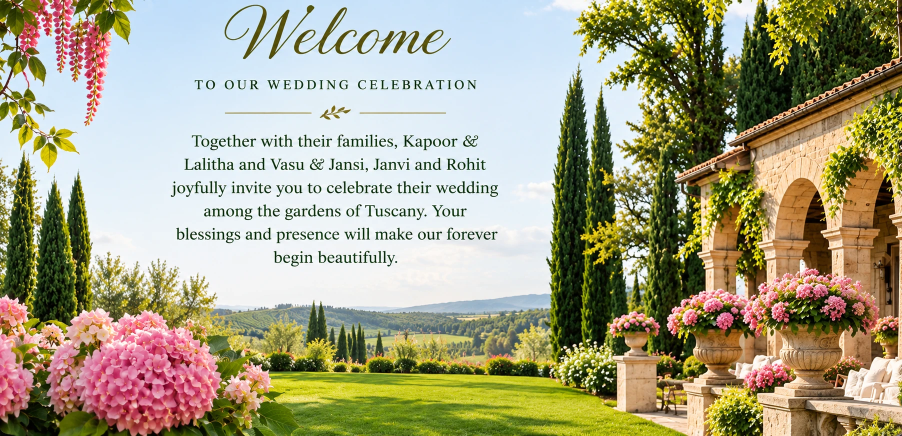
#> input picture assets-src/botanical/ref-welcome.webp, 1804 x 872 px (shown at 1/2 size)
$ python build_fields.py
#> lines starting #> are read from the running program, lines starting #| are printed output that depends on the picture; after the words box and inside, x2 and y2 are one past the last pixel; in counts of white or black regions, pixels touching at a corner belong together
"""Builds the photographed landscape bands from assets-src/botanical/ref-welcome.webp:

    python3 tools/build_fields.py

  fields-hills    S03 Couple: rolling vineyard hills, distant mountains and the lawn, under the
                  two portraits (replaces the drawn ridges)
  fields-meadow   S05 Save the Date: the open valley and a wide sunlit lawn under the sky
                  (no cypresses)

The sky is keyed out so each band's own skyline sits on the section's sky or paper. The photo's
landscape is only ~600 px wide, so each band is continued sideways with sharp mirrored copies of
itself: never stretched or blurred.
"""
import os

import cv2
import numpy as np
from PIL import Image, ImageFilter

ROOT = os.path.dirname(os.path.dirname(os.path.abspath(__file__)))
SRC = os.path.join(ROOT, "assets-src", "botanical", "ref-welcome.webp")
OUT = os.path.join(ROOT, "public", "assets", "img")


def sky_alpha(img):
    """0 for the bright blue-white sky connected to the top edge, 1 for the land."""
    r, g, b = [img[..., i].astype(int) for i in range(3)]
    v = img.max(-1).astype(int)
    sky = ((v > 222) & (b >= r + 4)) | ((v > 236) & (b >= r - 2))
    sky = cv2.morphologyEx(sky.astype(np.uint8), cv2.MORPH_OPEN, np.ones((3, 3), np.uint8))
    n, lab = cv2.connectedComponents(sky)
    top = np.unique(lab[0][lab[0] > 0])
    sky = np.isin(lab, top)
    land = (~sky).astype(np.float32)
    # a one-pixel feather keeps the skyline crisp without stair-steps
    return cv2.GaussianBlur(land, (3, 3), 0.6)


def mirrored(img, alpha, copies=3):
    """[mirror | original | mirror ...]: the band continues sideways with no visible seam."""
    tiles, atiles = [], []
    for k in range(copies):
        flip = (k - copies // 2) % 2 != 0
        tiles.append(img[:, ::-1] if flip else img)
        atiles.append(alpha[:, ::-1] if flip else alpha)
    return np.concatenate(tiles, 1), np.concatenate(atiles, 1)


def save(name, rgb, alpha, quality=86):
    im = Image.fromarray(rgb)
    im = im.filter(ImageFilter.UnsharpMask(radius=1.2, percent=40, threshold=2))
    im.putalpha(Image.fromarray((alpha * 255).astype(np.uint8)))
    base = os.path.join(OUT, name)
    im.save(base + ".webp", quality=quality, method=6)
    im.save(base + ".avif", quality=max(quality - 30, 40))
    sizes = [os.path.getsize(base + e) // 1024 for e in (".webp", ".avif")]
    print(f"{name}: {im.width}x{im.height}  webp {sizes[0]} KB, avif {sizes[1]} KB")
    # AVIF is only worth shipping when it is the smaller file
    if sizes[1] >= sizes[0]:
        os.remove(base + ".avif")
        print(f"  (dropped {name}.avif: larger than the WebP)")


def clear_corner(img):
    """The Welcome photo's foreground hydrangea pokes into the lawn's left corner: the lawn and
    hedge beside it (same rows, 150 px to the right) take its place."""
    out = img.copy()
    m = np.zeros(img.shape[:2], np.uint8)
    cv2.fillPoly(m, [np.array([(466, 686), (548, 686), (566, 738), (614, 778), (622, 872), (466, 872)], np.int32)], 1)
    m = cv2.GaussianBlur(m.astype(np.float32), (0, 0), 2.5)[..., None]
    shifted = np.roll(img, -150, axis=1)
    return (out * (1 - m) + shifted * m).astype(np.uint8)


def main():
    img = clear_corner(np.array(Image.open(SRC).convert("RGB")))
#> in clear_corner, out is the input picture: shape (872, 1804, 3); mean R, G, B 165.7, 161.2, 132.3
#> in clear_corner, `cv2.fillPoly(m, [np.array([(466, 686), (548, 686), (566, 738), (614, 7..`:
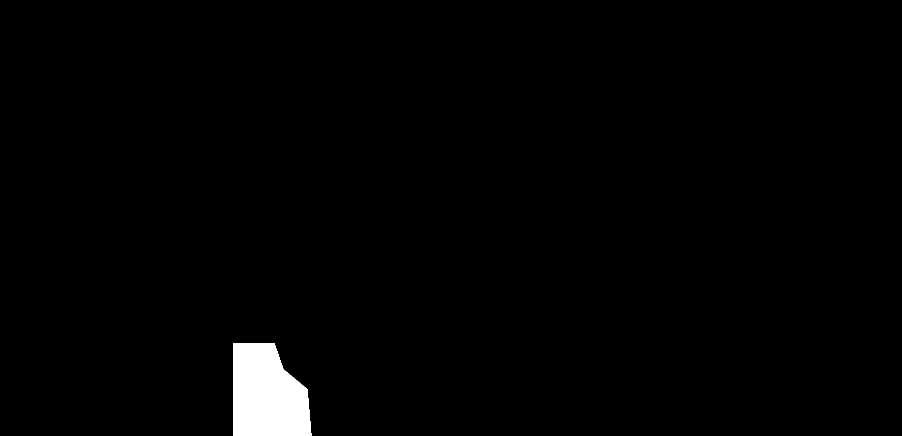
#> m: shape (872, 1804) (shown at 1/2 size); values 0 (black) and 1 (white), 1.5% white; 1 white region, box (x1, y1, x2, y2) and area: (466, 686, 623, 872) 24140
#> in clear_corner, `shifted = np.roll(img, -150, axis=1)`:
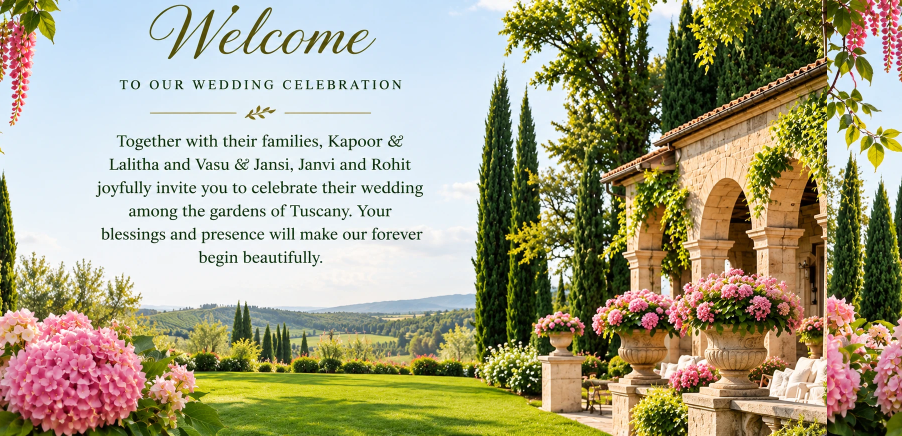
#> shifted: shape (872, 1804, 3) (shown at 1/2 size); mean of channels 0, 1, 2 165.7, 161.2, 132.3; drawn as R, G, B
    a = sky_alpha(img)
#> in sky_alpha, `r, g, b = [img[..., i].astype(int) for i in range(3)]`:
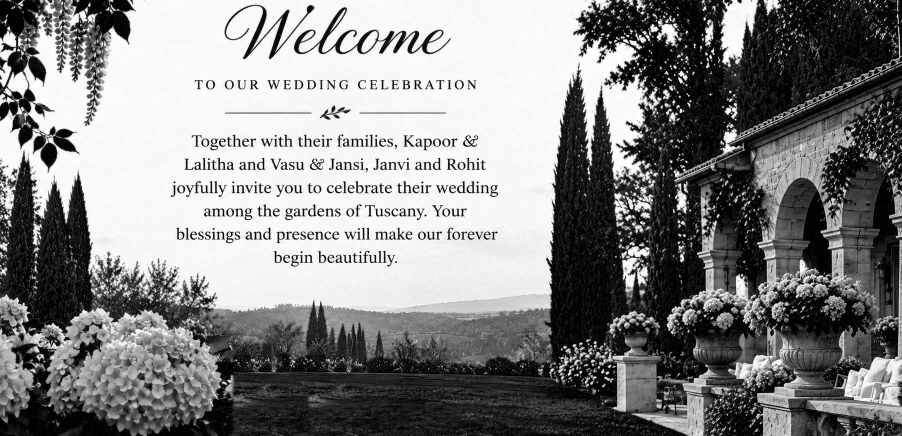
#> b: shape (872, 1804) int64 (shown at 1/2 size); min 0, max 255, mean 132
#> in sky_alpha, `v = img.max(-1).astype(int)`:
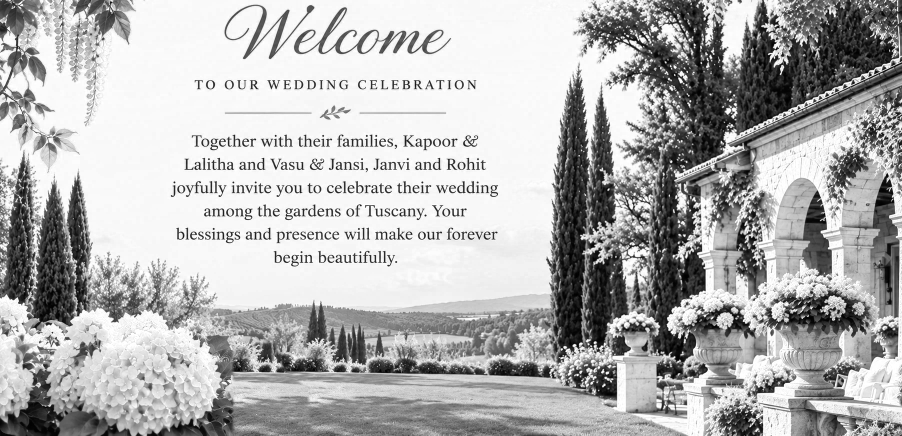
#> v: shape (872, 1804) int64 (shown at 1/2 size); min 0, max 255, mean 177.7
#> in sky_alpha, `sky = ((v > 222) & (b >= r + 4)) | ((v > 236) & (b >= r - 2))`: sky: shape (872, 1804) bool; 34.9% white; 618 white regions (457 under 20 px), largest, box (x1, y1, x2, y2) and area: (0, 0, 1292, 624) 522825, (1442, 0, 1515, 127) 5276, (15, 145, 55, 193) 1143
#> in sky_alpha, `sky = cv2.morphologyEx(sky.astype(np.uint8), cv2.MORPH_OPEN, np.ones((..`: sky: shape (872, 1804); values 0 (black) and 1 (white), 34.4% white; 328 white regions (121 under 20 px), largest, box (x1, y1, x2, y2) and area: (0, 0, 1271, 623) 505606, (1204, 151, 1287, 359) 8983, (1443, 0, 1514, 126) 5212
#> in sky_alpha, `n, lab = cv2.connectedComponents(sky)`:
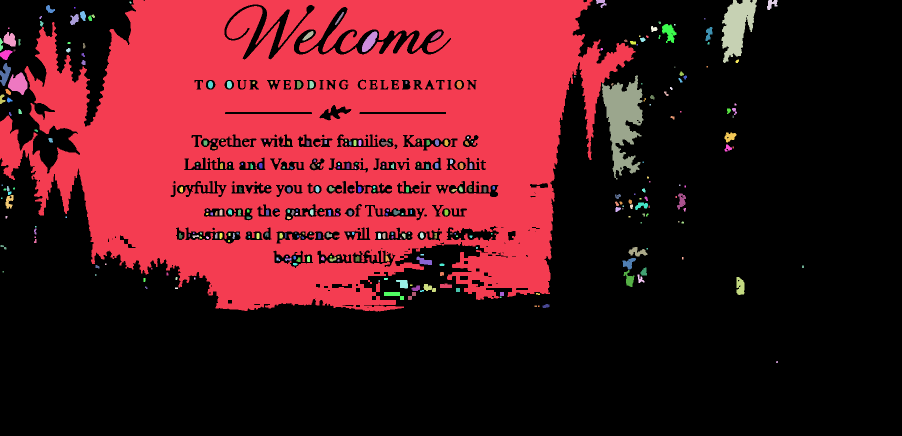
#> lab: shape (872, 1804) int32 (shown at 1/2 size); 329 distinct labels, from 0 to 328; one colour per label, 0 black
#> in sky_alpha, `n, lab = cv2.connectedComponents(sky)`: n = 329
#> in sky_alpha, `top = np.unique(lab[0][lab[0] > 0])`: top = [1, 2, 3, 4]
#> in sky_alpha, `sky = np.isin(lab, top)`: sky: shape (872, 1804) bool; 32.5% white; 4 white regions, box (x1, y1, x2, y2) and area: (0, 0, 1271, 623) 505606, (1443, 0, 1514, 126) 5212, (1534, 0, 1555, 20) 249, (1192, 0, 1213, 16) 166
#> in sky_alpha, `return cv2.GaussianBlur(land, (3, 3), 0.6)`:
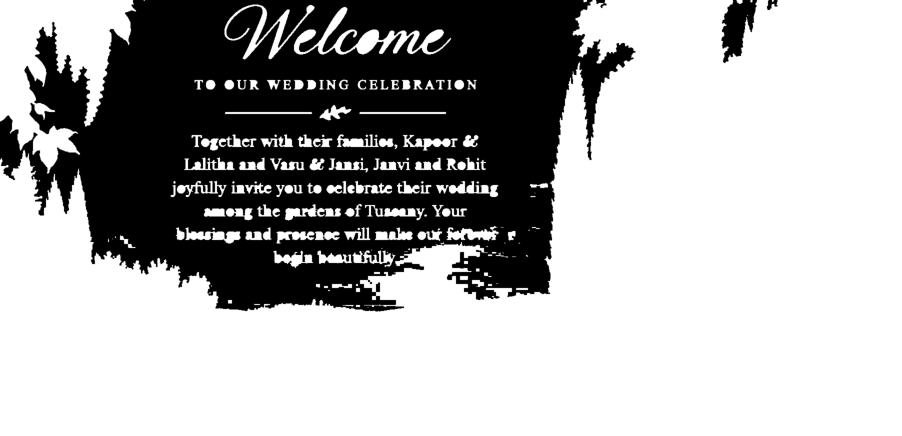
#> returned value: shape (872, 1804) float32 (shown at 1/2 size); min 0, max 1, mean 0.675
    box = (slice(560, 812), slice(480, 1092))
    # the landscape between the cypresses (left) and the villa (right)
    save("fields-hills", *mirrored(img[box], a[box], 3))
#> after the loop in mirrored, `for k in range(copies):`: atiles = 3 items
#| fields-hills: 1836x252  webp 129 KB, avif 497 KB
    # Save the Date: the same valley seen the other way round, with the lawn's full depth
    box = (slice(560, 872), slice(480, 1092))
    save("fields-meadow", *mirrored(img[box][:, ::-1], a[box][:, ::-1], 3))
#> call 2 of save, with name = 'fields-meadow', quality = 86
#> in save (call 2), `im = Image.fromarray(rgb)`:
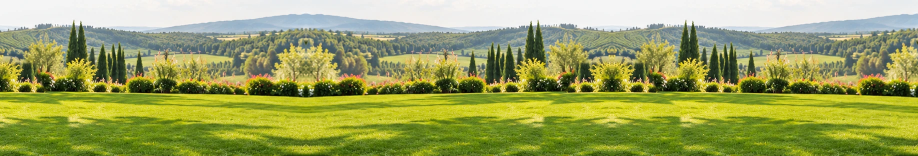
#> im: PIL image 1836x312 RGB (shown at 1/2 size); mean R, G, B 154.1, 162.4, 92.5
#| fields-meadow: 1836x312  webp 170 KB, avif 636 KB


if __name__ == "__main__":
    main()

$ run again, with assets-src/botanical/ref-avenue.webp copied over assets-src/botanical/ref-welcome.webp
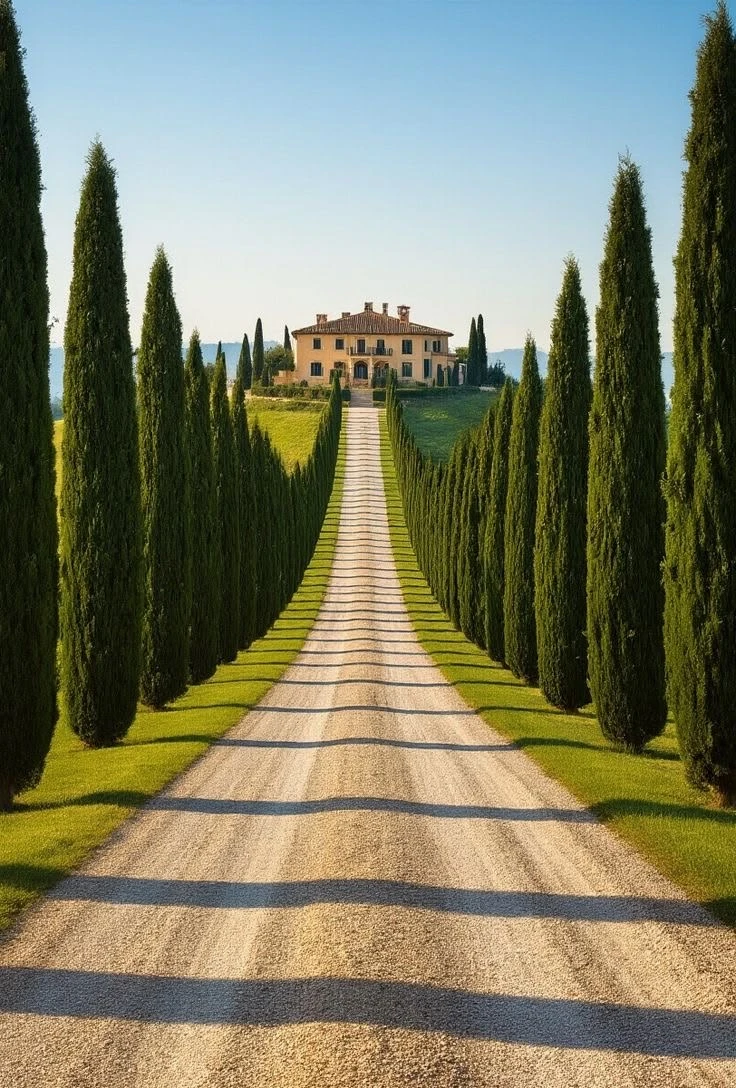
#> input picture assets-src/botanical/ref-avenue.webp, 736 x 1088 px
#> in clear_corner, out is the input picture: shape (1088, 736, 3); mean R, G, B 125.5, 125.8, 101.5
#> m: shape (1088, 736); values 0 (black) and 1 (white), 3% white; 1 white region, box (x1, y1, x2, y2) and area: (466, 686, 623, 873) 24293
#> in sky_alpha, `n, lab = cv2.connectedComponents(sky)`:
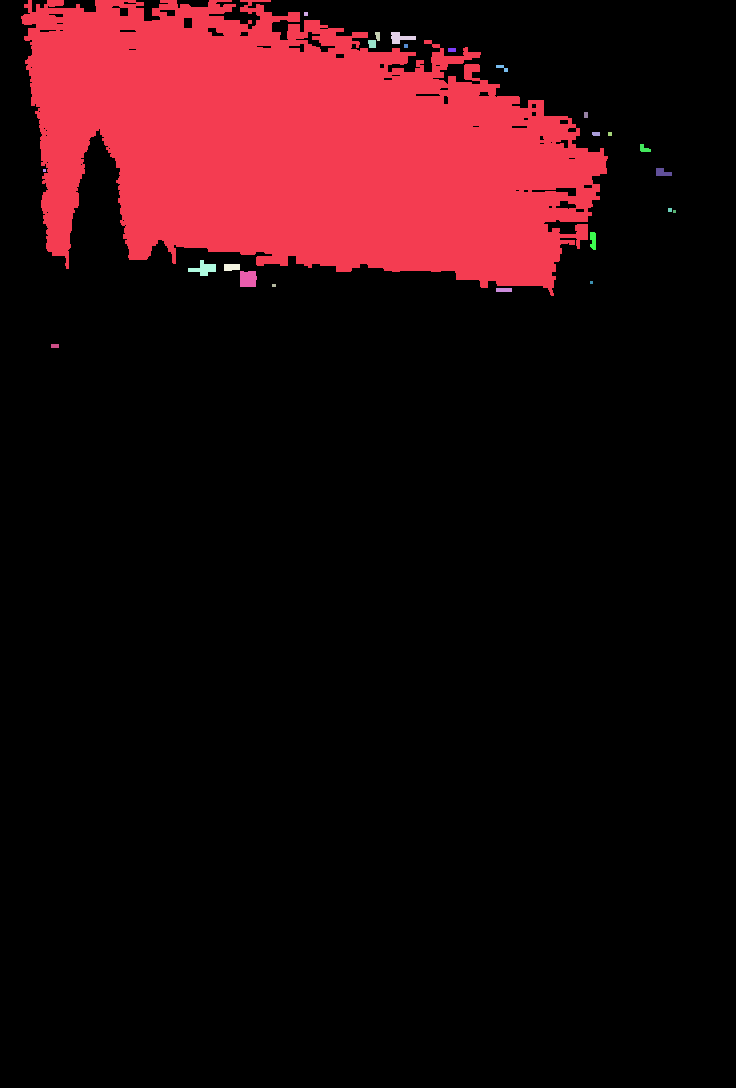
#> lab: shape (1088, 736) int32; 25 distinct labels, from 0 to 24; one colour per label, 0 black
#> n = 25
#> top = [1]
#> land: shape (1088, 736) float32; values 0 (black) and 1 (white), 85.4% white; 1 black region, box (x1, y1, x2, y2) and area: (21, 0, 608, 296) 116954
#> after the loop in mirrored, `for k in range(copies):`: atiles = 3 items
#| fields-hills: 768x252  webp 67 KB, avif 263 KB
#> in save (call 2), `im = Image.fromarray(rgb)`:
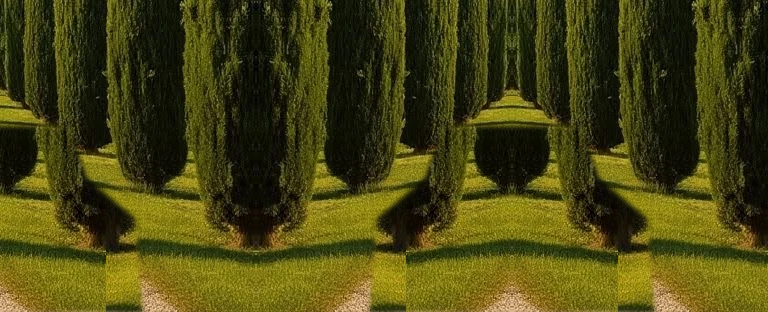
#> im: PIL image 768x312 RGB; mean R, G, B 72, 68.7, 18
#| fields-meadow: 768x312  webp 86 KB, avif 332 KB

$ run again, with assets-src/botanical/ref-bride.webp copied over assets-src/botanical/ref-welcome.webp
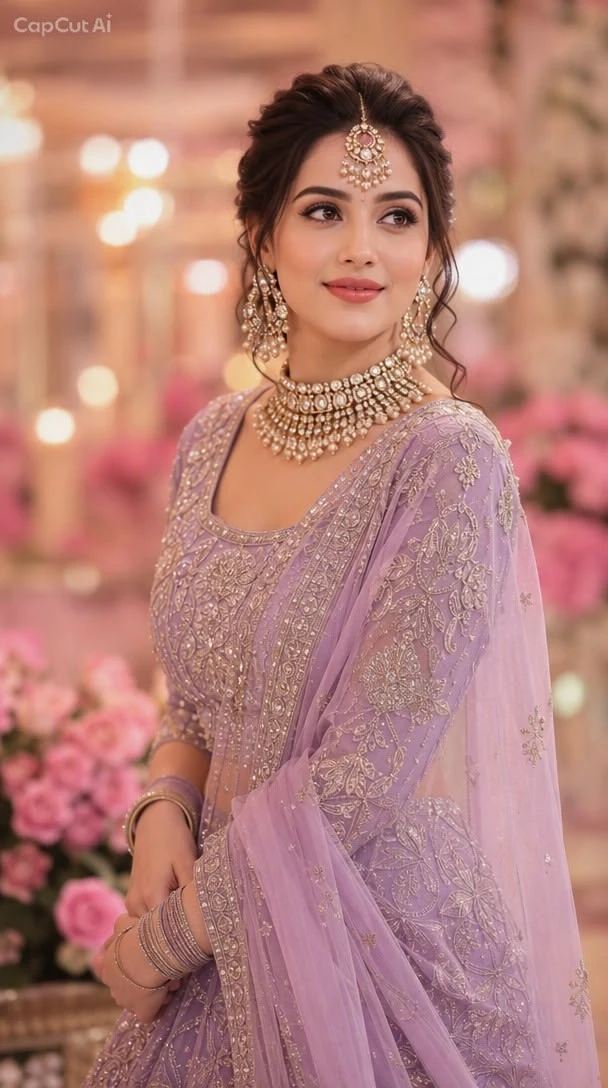
#> input picture assets-src/botanical/ref-bride.webp, 608 x 1088 px
#> in clear_corner, out is the input picture: shape (1088, 608, 3); mean R, G, B 180.9, 127.8, 119.4
#> in clear_corner, `cv2.fillPoly(m, [np.array([(466, 686), (548, 686), (566, 738), (614, 7..`:
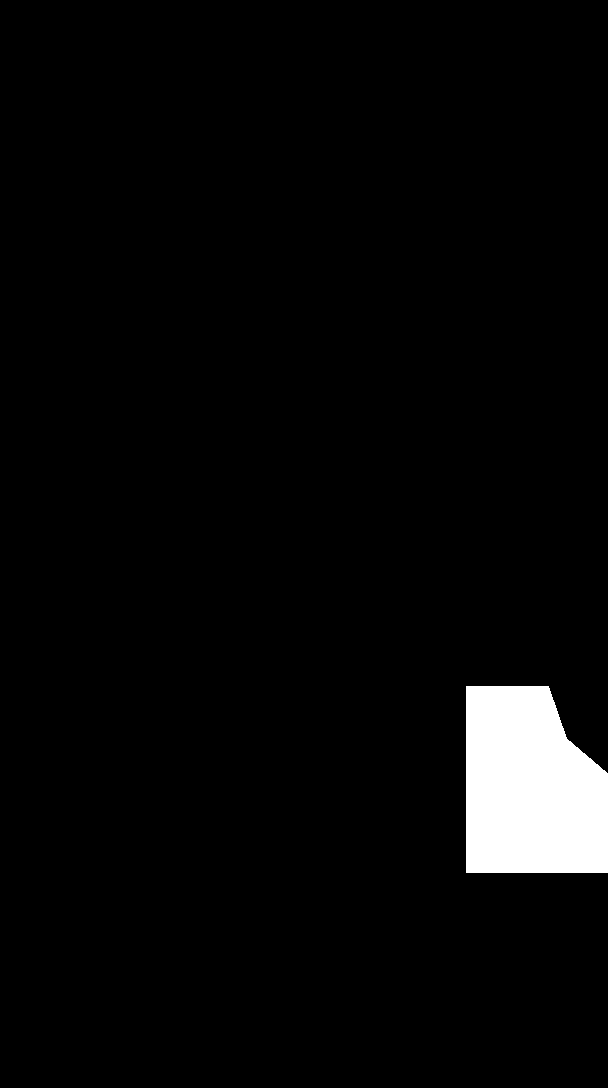
#> m: shape (1088, 608); values 0 (black) and 1 (white), 3.5% white; 1 white region, box (x1, y1, x2, y2) and area: (466, 686, 608, 873) 23209
#> lab: shape (1088, 608) int32; 7 distinct labels, from 0 to 6
#> n = 7
#> top = empty array
#> land: shape (1088, 608) float32; every value is 1
#> after the loop in mirrored, `for k in range(copies):`: atiles = 3 items
#| fields-hills: 384x252  webp 7 KB, avif 70 KB
#> in save (call 2), `im = Image.fromarray(rgb)`:
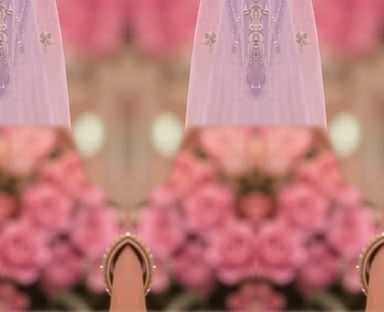
#> im: PIL image 384x312 RGB; mean R, G, B 188.9, 125.5, 124.1
#| fields-meadow: 384x312  webp 10 KB, avif 91 KB
